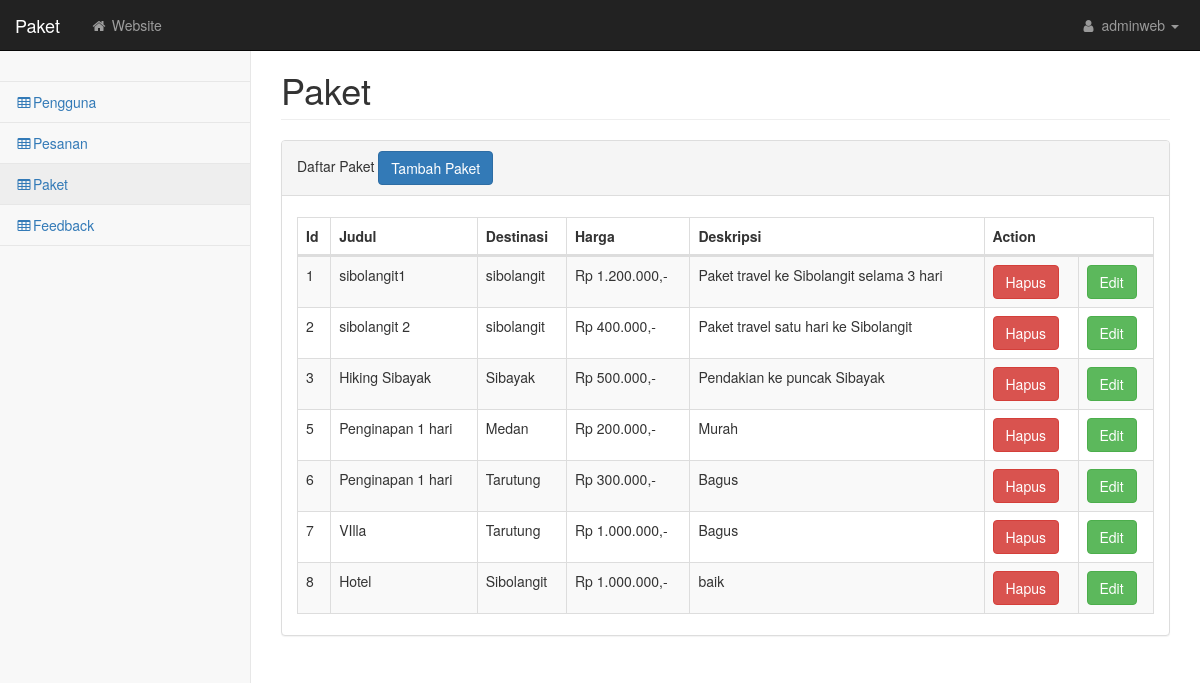
The app's page /tubes_Kelompok6C/admin/pages/paket.php (signed in) with its own data.
### tables this page shows
CREATE TABLE `packages` (
  `id` int(11) NOT NULL AUTO_INCREMENT,
  `judul` varchar(20) NOT NULL,
  `destinasi` varchar(20) NOT NULL,
  `harga` varchar(30) NOT NULL,
  `deskripsi` text NOT NULL,
  PRIMARY KEY (`id`)
);

### tubes_Kelompok6C/admin/pages/paket.php (the view, shortened to what this page needs)
<?php
require "../../login/koneksi.php";
?>
<!DOCTYPE html>
<html lang="en">
<head>
    <link href="../css/bootstrap.min.css" rel="stylesheet">
    <link href="../css/metisMenu.min.css" rel="stylesheet">
    <link href="../css/dataTables/dataTables.bootstrap.css" rel="stylesheet">
    <link href="../css/dataTables/dataTables.responsive.css" rel="stylesheet">
    <link href="../css/startmin.css" rel="stylesheet">
    <link href="../css/font-awesome.min.css" rel="stylesheet" type="text/css">
</head>
<body>
    <div id="wrapper">
        <nav class="navbar navbar-inverse navbar-fixed-top" role="navigation">
            <div class="navbar-header">
                <a class="navbar-brand" href="">Paket</a>
            </div>
            <ul class="nav navbar-nav navbar-left navbar-top-links">
                <li><a href="../../contoh/index.php"><i class="fa fa-home fa-fw"></i> Website</a></li>
            </ul>
            <ul class="nav navbar-right navbar-top-links">
                <li class="dropdown">
                    <a class="dropdown-toggle" data-toggle="dropdown" href="#">
                        <i class="fa fa-user fa-fw"></i> <?php echo $_SESSION['username']; ?> <b class="caret"></b>
                    </a>
                </li>
            </ul>
        </nav>
        <aside class="sidebar navbar-default" role="navigation">
            <div class="sidebar-nav navbar-collapse">
                <ul class="nav" id="side-menu">
                    <li class="sidebar-search">
                    </li>
                    <li>
                        <a href="tables.php"><i class="fa fa-table fa-fw"></i>Pengguna</a>
                    </li>
                    <li>
                        <a href="pesan.php"><i class="fa fa-table fa-fw"></i>Pesanan</a>
                    </li>
                    <li>
                        <a href="paket.php"><i class="fa fa-table fa-fw"></i>Paket</a>
                    </li>
                    <li>
                        <a href="contactus.php"><i class="fa fa-table fa-fw"></i>Feedback</a>
                    </li>
                </ul>
            </div>
        </aside>
        <div id="page-wrapper">
            <div class="container-fluid">
                <div class="row">
                    <div class="col-lg-12">
                        <h1 class="page-header">Paket</h1>
                    </div>
                </div>
                <div class="row">
                    <div class="col-lg-12">
                        <div class="panel panel-default">
                            <div class="panel-heading">
                                Daftar Paket
                                <a href="tambah_paket.php"><button class="btn btn-primary" action="tambah_paket.php">Tambah Paket</button></a>
                            </div>
                            <div class="panel-body">
                                <div class="table-responsive">
                                    <?php
                                    $query = "SELECT * FROM packages";
                                    $hasil = mysqli_query($koneksi, $query);
                                    echo "<table class='table table-striped table-bordered table-hover' id='dataTables-example'>";
                                    echo "<thead>
                                            <tr>
                                                <th>Id</th>
                                                <th>Judul</th>
                                                <th>Destinasi</th>
                                                <th>Harga</th>
                                                <th>Deskripsi</th>
                                                <th colspan='2'>Action</th>
                                            </tr>
                                        </thead>";
                                    echo "<tbody>";
                                    foreach ($hasil as $data) {
                                        echo "<tr>";
                                        echo "<td>$data[id]</td>";
                                        echo "<td>$data[judul]</td>";
                                        echo "<td>$data[destinasi]</td>";
                                        echo "<td>Rp $data[harga],-</td>";
                                        echo "<td>$data[deskripsi]</td>";
                                        echo "<td>";
                                        echo "<form method='POST' onsubmit=\"return confirm('Apakah anda yakin ingin menghapus?')\">";
                                        echo "<button type='submit' name='btnhapus' class='btn btn-danger'>Hapus</button>";
                                        echo "</form>";
                                        echo "</td>";
                                        echo "<td>";
                                        echo "<form method='POST' action='edit_paket.php'>";
                                        echo "<button type='submit' name='btnedit' class='btn btn-success'>Edit</button>";
                                        echo "</form>";
                                        echo "</td>";
                                        echo "</tr>";
                                    }
                                    echo "</tbody>";
                                    echo "</table>";
                                    ?>
                                </div>
                            </div>
                        </div>
                    </div>
                </div><a href="../../contoh/paket/index.php"></a>
            </div>
        </div>
    </div>
</body>
</html>

### tubes_Kelompok6C/admin/css/startmin.css (style rules this page uses)
body { background-color: #f8f8f8; }
#wrapper { width: 100%; }
#page-wrapper { padding-top: 30px; min-height: 568px; background-color: #fff; }
@media (min-width:768px) { #page-wrapper { position: inherit; margin-left: 250px; padding: 30px 15px 0 15px; border-left: 1px solid #e7e7e7; } }
.navbar-header { float: left; }
.navbar-left { float: left; }
.navbar-right { text-align: right; }
.navbar-top-links { margin: 0; }
.navbar-top-links li { display: inline-block; }
.navbar-top-links li:last-child { margin-right: 6px; }
.navbar-top-links li a { padding: 15px; min-height: 50px; }
.navbar-top-links>li>a { color: #999; }
.sidebar .sidebar-nav.navbar-collapse { padding-right: 0; padding-left: 0; }
.sidebar .sidebar-search { padding: 15px; }
.sidebar ul li { border-bottom: 1px solid #e7e7e7; }
.sidebar ul li a.active { background-color: #eee; }
@media (min-width:768px) { .sidebar { z-index: 1; position: absolute; width: 250px; margin-top: 51px; } }

### records on screen
packages: id "1", judul "sibolangit1", destinasi "sibolangit", harga "1.200.000", deskripsi "Paket travel ke Sibolangit selama 3 hari"
packages: id "2", judul "sibolangit 2", destinasi "sibolangit", harga "400.000", deskripsi "Paket travel satu hari ke Sibolangit"
packages: id "3", judul "Hiking Sibayak", destinasi "Sibayak", harga "500.000", deskripsi "Pendakian ke puncak Sibayak"
packages: id "5", judul "Penginapan 1 hari", destinasi "Medan", harga "200.000", deskripsi "Murah"
packages: id "6", judul "Penginapan 1 hari", destinasi "Tarutung", harga "300.000", deskripsi "Bagus"
packages: id "7", judul "VIlla", destinasi "Tarutung", harga "1.000.000", deskripsi "Bagus"
packages: id "8", judul "Hotel", destinasi "Sibolangit", harga "1.000.000", deskripsi "baik"

### other values on screen
$_SESSION['username'] "adminweb"
